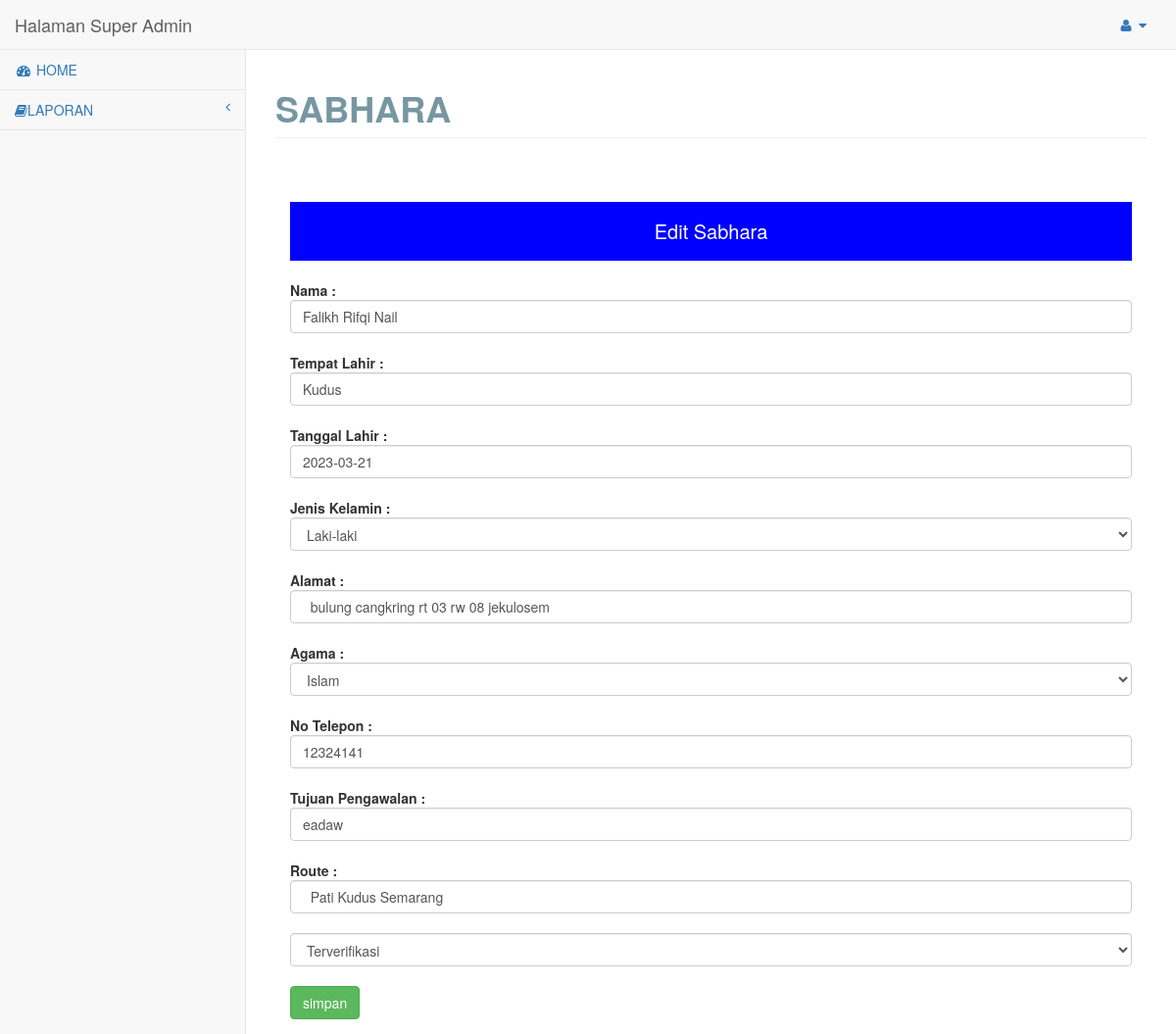
The page /admin/admin/pages/index.php?module=edit_sabhara&id=9 on the database its author committed.
### tables this page shows
CREATE TABLE `tbl_sabhara` (
  `id_sabhara` int(12) NOT NULL,
  `nama` varchar(20) NOT NULL,
  `tgl_lahir` date NOT NULL,
  `tmp_lahir` varchar(20) NOT NULL,
  `jenis_kelamin` varchar(30) NOT NULL,
  `alamat` varchar(40) NOT NULL,
  `agama` varchar(20) NOT NULL,
  `no_telp` varchar(20) NOT NULL,
  `tujuan_pengawalan` varchar(40) NOT NULL,
  `route` varchar(40) NOT NULL,
  `status` varchar(50) NOT NULL,
  `created_date` datetime DEFAULT NULL,
  `modified_date` datetime DEFAULT NULL
);

### admin/admin/pages/edit_sabhara.php (the view, shortened to what this page needs)
  <div id="page-wrapper">
  	<div class="row">
  		<div class="col-lg-12">
  			<h1 class="page-header">SABHARA</h1>
  		</div>
  	</div>
  	<div class="row">
  		<div class="col-lg-12">
  			<div class="panel-body">
  				<?php
include "koneksi.php";
$e = $_GET['id'];
$edit = mysqli_query($conn, "SELECT * FROM tbl_sabhara WHERE id_sabhara='$e'");
$book = mysqli_fetch_array($edit);
?>
  				<div style="margin-top:30px;width:100%,height:50px;text-align:center;background:#0000ff;color:#fff;line-height:60px;font-size:20px;margin-bottom:20px;">
  					Edit Sabhara
  				</div>
  				<form action="?module=e_sabhara" method="post" enctype="multipart/form-data">
  					<b>Nama :</b> <input type="text" name="nama" class="form-control" value="<?php echo $book['nama']; ?>"><br>
  					<b>Tempat Lahir : </b><input type="text" name="tmp_lahir" class="form-control" value="<?php echo $book['tmp_lahir']; ?>"><br>
  					<b>Tanggal Lahir : </b><input type="text" name="tgl_lahir" class="form-control" value="<?php echo $book['tgl_lahir']; ?>"><br>
  					<b>Jenis Kelamin :</b>
  					<td><select name="jenis_kelamin" class="form-control">
  							<?php
			if ($book['jenis_kelamin'] == 'Laki-laki') {
			?>
  								<option value="Laki-laki" selected>Laki-laki</option>
  							<?php } else { ?>
  								<option value="Laki-laki">Laki-laki</option>
  								<option value="Perempuan" selected>Perempuan</option>
  							<?php } ?>
  						</select></td>
  					</tr><br>
  					<b>Alamat : </b><input type="text" name="alamat" class="form-control" value=" <?php echo $book['alamat']; ?>"><br>
  					<b>Agama :</b>
  					<td><select name="agama" class="form-control">
  							<?php
			if ($book['agama'] == 'Islam') {
			?>
  								<option value="Islam" selected>Islam</option>
  							<?php } ?>
  						</select></td>
  					</tr><br>
  					<td>
  						<b>No Telepon : </b><input type="text" name="no_telp" class="form-control" value="<?php echo $book['no_telp']; ?>"><br>
  						<b>Tujuan Pengawalan : </b><input type="text" name="tujuan_pengawalan" class="form-control" value="<?php echo $book['tujuan_pengawalan']; ?>"><br>
  						<b>Route : </b><input type="text" name="route" class="form-control" value=" <?php echo $book['route']; ?>"><br>
  						<select name="status" class="form-control">
  							<?php if ($book['status'] === "Terverifikasi") { ?>
  								<option value="<?php echo $book['status'] ?>"><?php echo $book['status'] ?></option>
  							<?php } else { ?>
  								<option value="<?php echo $book['status'] ?>"><?php echo $book['status'] ?></option>
  								<option value="Terverifikasi">Terverifikasi</option>
  							<?php } ?>
  						</select>
  					<td><br>
  						<input type="submit" class="btn btn-success" name="simpan" value="simpan">
  				</form>
  			</div>
  		</div>
  	</div>
  </div>

### rows shown on the page
tbl_sabhara: nama "Falikh Rifqi Nail", tmp_lahir "Kudus", tgl_lahir "2023-03-21", jenis_kelamin "Laki-laki", alamat "bulung cangkring rt 03 rw 08 jekulosem", agama "Islam", no_telp "12324141", tujuan_pengawalan "eadaw", route "Pati Kudus Semarang", status "Terverifikasi"
